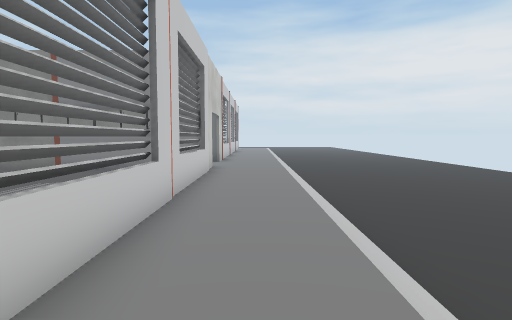
view 1 (above)

24 first-person views from a walk through a Unity game level. The camera is 1.2 m above the floor, tilts 4° down and sees 75° across. The floor is counted in squares, 1 m on a side. Each view is taken from the middle of a square. On the plan, view 1 faces up. The plan holds only what a view shows up to about 14 squares ahead; the rest is blank. The place goes on beyond the plan. The player character is not drawn. Door leaves are left out, so doorways stand open. Some surface patterns are stand-ins.

view 2
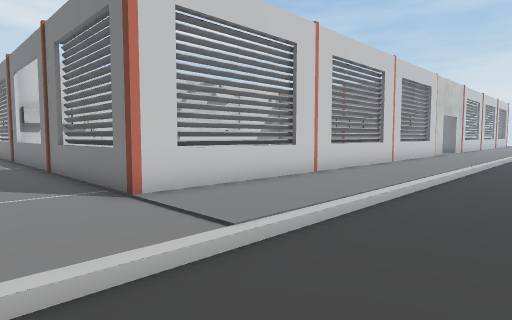

view 3
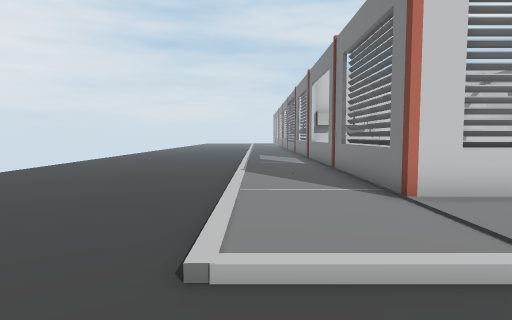

view 4
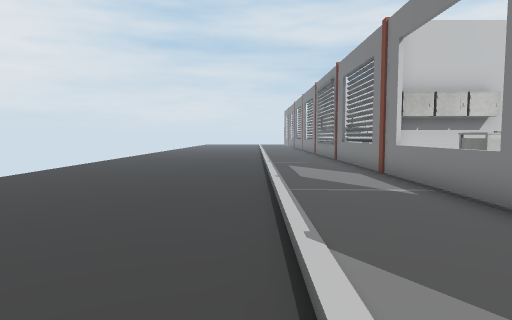

view 5
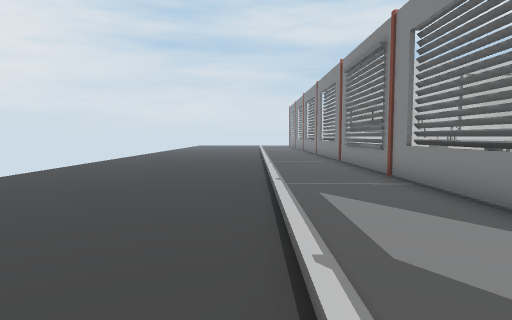

view 6
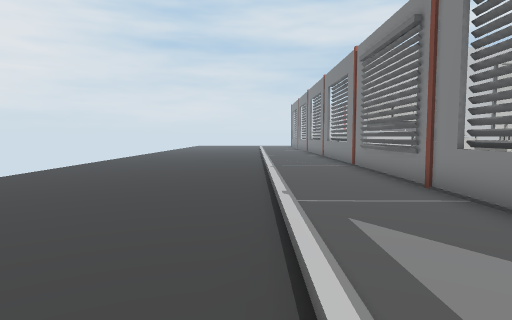

view 7
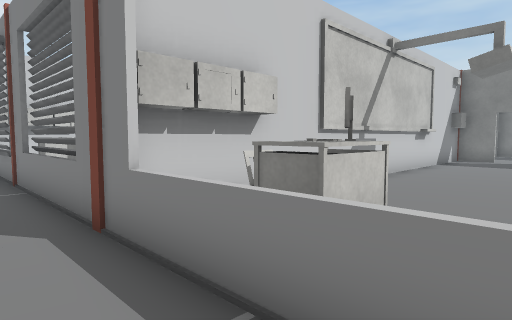

view 8
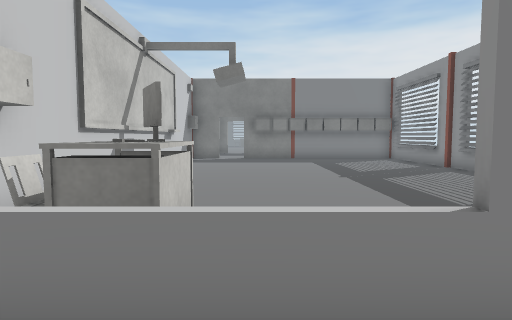

view 9
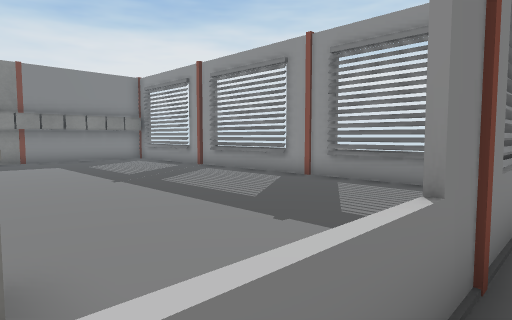

view 10
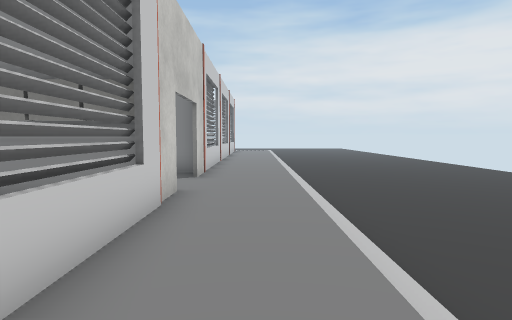

view 11
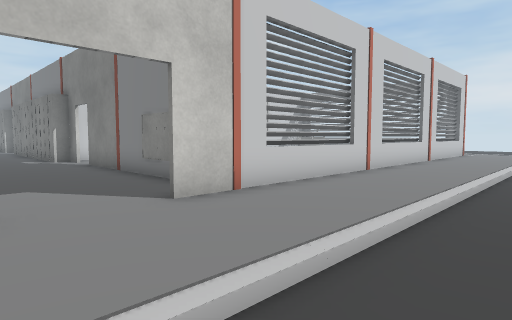

view 12
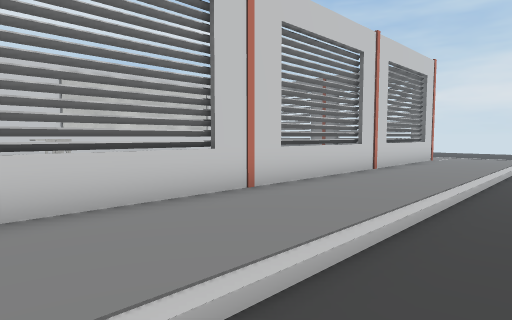

view 13
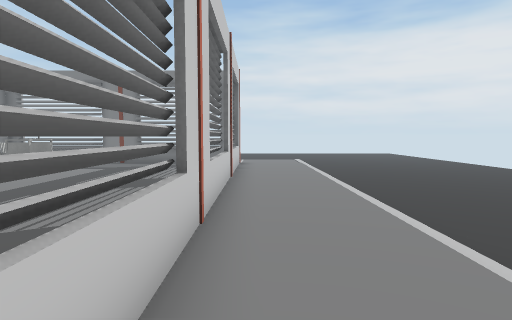

view 14
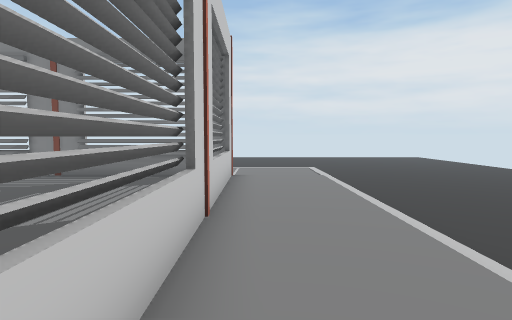

view 15
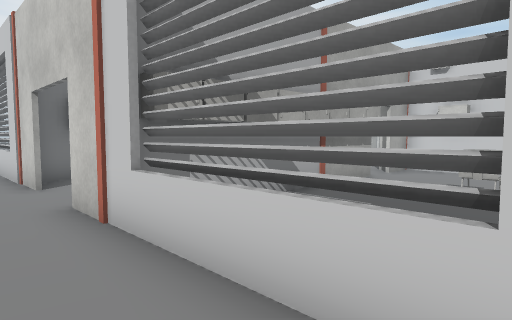

view 16
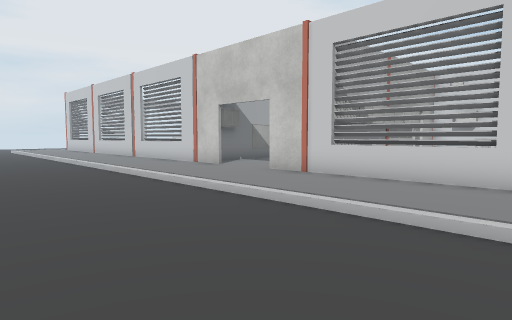

view 17
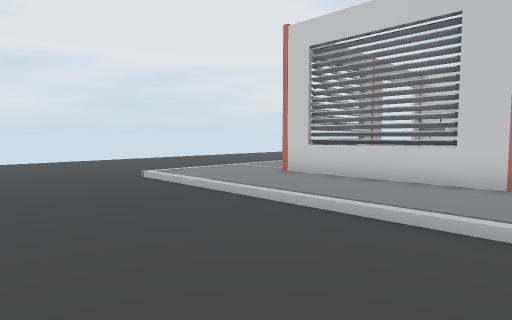

view 18
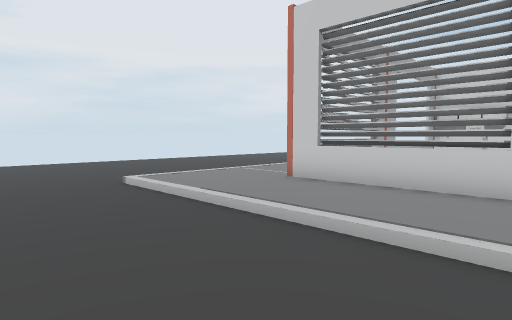

view 19
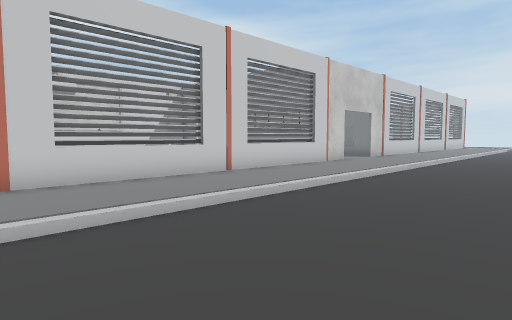

view 20
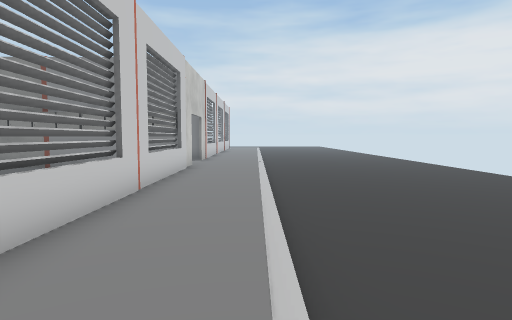

view 21
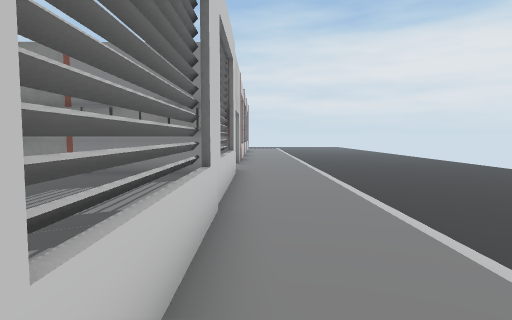

view 22
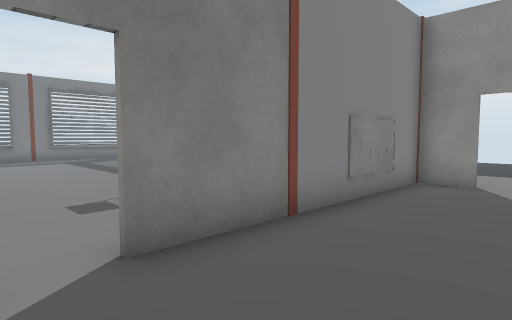

view 23
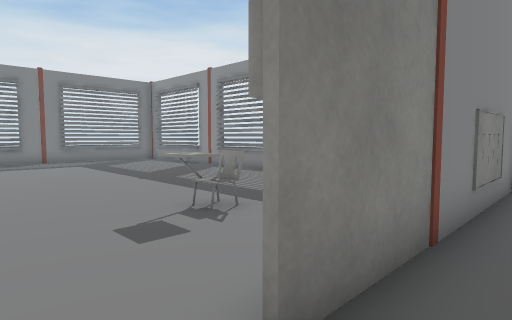

view 24
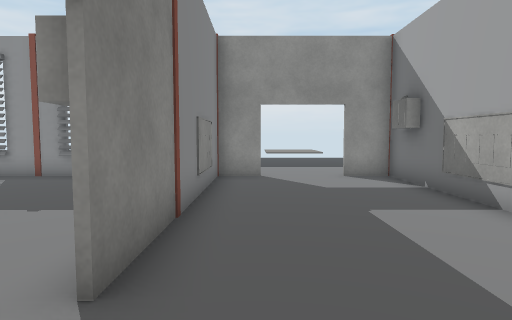

### Floor plan
Key: @ floor where view 1 was taken; # wall or solid block; . main floor; - floor 0.25 m lower than the main floor; = window, fence, low wall or low ledge; C computer; T table; H chair; O other object.
Columns run from 25 left of view 1 to 6 right of it. Each row starts with its distance up from view 1.
 33                 ########...-----
 32              #O ...... =...-----
 31               TT...... =...-----
 30                 ...... =...-----
 29                 ...... #...-----
 28                 ...... #...-----
 27                ........#...-----
 26                ........=...----
 25                ........=...----
 24                ........=...---
 23                ........#...--  -
 22                ........#...---
 21                ..HH....=...----
 20               ...HH... =...-----
 19              #......   =...-----
 18                 OOOOOOO#...-----
 17             OO##O####OO#...-----
 16             ...........#...-----
 15             ...............-----
 14               .............-----
 13                 .......#...-----
 12                 OOOOOOO#...-----
 11               ..OOOOOOO#...-----
 10              #.. ......=...-----
  9              #.. ......=...-----
  8              #.........=...-----
  7              #.........#...-----
  6              #.........#...-----
  5              #.........=...-----
  4              #.........=...-----
  3              #.........=...-----
  2   #          #.........#...-----
  1   #          #.........#...----
  0   #          #.........#.@.-----
 -1              #.........=...-----
 -2   O O  TO    OHC.......=...-----
 -3   O T  T     OTO.......=...----
 -4 =###===##===#O===###===#...----
 -5 ...........................----
 -6 ...........................----
 -7 ...........................----
 -8  ------------------------------
 -9  ------------------------------
-10  -----------------------------
-11  -----------------------------
-12  -----------------------------
-13  ----------------------  -----
-14  --------------------     ----
-15  ------- -----  ----       ---

Where each view was taken, in squares from view 1:
view 1: 0 up, 0 right, facing up
view 2: 7 down, 4 right, facing up-left
view 3: 7 down, 4 right, facing left
view 4: 8 down, 3 left, facing left
view 5: 8 down, 9 left, facing left
view 6: 8 down, 11 left, facing left
view 7: 6 down, 8 left, facing up-left
view 8: 6 down, 9 left, facing up
view 9: 5 down, 10 left, facing up-right
view 10: 6 up, 0 right, facing up
view 11: 13 up, 3 right, facing up-left
view 12: 18 up, 3 right, facing up-left
view 13: 18 up, 1 left, facing up
view 14: 23 up, 1 left, facing up
view 15: 22 up, 0 right, facing down-left
view 16: 23 up, 6 right, facing down-left
view 17: 2 up, 6 right, facing down-left
view 18: 1 up, 5 right, facing down-left
view 19: 0 up, 6 right, facing up-left
view 20: 1 down, 1 right, facing up
view 21: 1 up, 1 left, facing up
view 22: 14 up, 11 left, facing up-right
view 23: 16 up, 11 left, facing up-right
view 24: 16 up, 12 left, facing right
